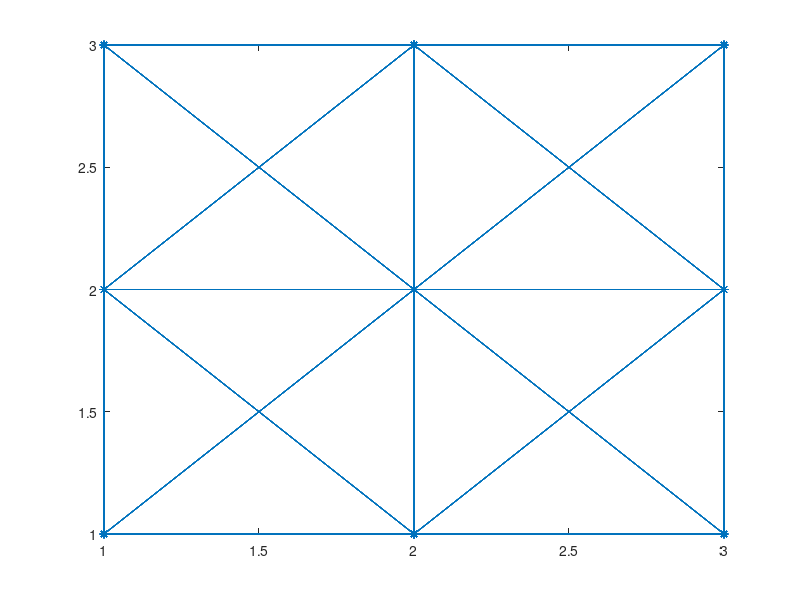

MATLAB code for this plot: (Note: this script raises an error after producing the figure.)
%Testing multi-objective optimization

clear
close all

P_tr_thresh = 0.4;

%build adjacency matrix
%square grid, connected right and down
s =3;
V = s^2;
N = V^2;
i_vals = [];
j_vals = [];
vals = [];
% k_vals = [];

minimum = 0.9;
maximum = 1.0;
P_tr = (maximum - minimum)*rand(V, 1) + minimum;%Prob. of traverse associated with each node. sqrt is to bias towards higher values.
costs = 10*abs(randn(V,1));

for i = 1:V    %letter
   if (mod(i,s) >0) %if it isn't on bottom edge of grid 
    i_vals(end+1) = i; %add node to bottom
    j_vals(end+1) = i+1+V;
    vals(end+1) = (costs(i) + costs(i+1));
   end

   if (mod(i, s) ~=1) %if node isn't on top edge of grid
    i_vals(end+1) = i; %add node to top
    j_vals(end+1) = i-1 +V;
    vals(end+1) = (costs(i) + costs(i-1));
   end
   
   if (i> s) %if vertex isn't on left of grid
    i_vals(end+1) = i ;   %add next node left
    j_vals(end+1) = i - s + V;
    vals(end+1) = (costs(i) + costs(i-s));
       if (mod(i,s) >0) %if it isn't on the bottom edge of grid 
        i_vals(end+1) = i; %add node to diagonal right
        j_vals(end+1) = i+1+V - s;
        vals(end+1) = (costs(i) + costs(i+1-s));
       end
       
       if (mod(i, s) ~=1) %if node isn't on the top edge of grid
        i_vals(end+1) = i; %add node to diagonal left
        j_vals(end+1) = i-1 +V -s;
        vals(end+1) = (costs(i) + costs(i-1-s));
       end
   end
   
   if (i<=(V- s))   %if vertex isn't on right of grid
    i_vals(end+1) = i ;  %add next node right
    j_vals(end+1) = i+s + V;
    vals(end+1) = (costs(i) + costs(i+s));
       if (mod(i,s) >0) %if it isn't on the top edge of grid 
        i_vals(end+1) = i; %add node to diagonal right
        j_vals(end+1) = i+1+V + s;
        vals(end+1) = (costs(i) + costs(i+1+s));
       end

       if (mod(i, s) ~=1) %if node isn't on the bottom edge of grid
        i_vals(end+1) = i; %add node to diagonal left
        j_vals(end+1) = i-1 +V +s;
        vals(end+1) = (costs(i) + costs(i-1+s));
       end
   end
  
end


% vals = ones(length(i_vals),1);
% vals = 10*abs(randn(length(i_vals), 1));  %generate random costs
a= sparse(i_vals, j_vals, vals); %create small sparse matrix
z= sparse(V,V); %blank sparse matrix

adj = [a z z; z a z; z z a; z z z z]; %full adjacency matrix
% spy(adj)




% Coordinates aren't created now because size(adj) is V^2 x V^2, but plot
% should only be sxs.

% %create coordinates
coords = [];


% coords = [1,V];
for i = 1:N
   block_no = ceil(i/V);
   V_no = i - (block_no-1)*V;

   row = mod(V_no,s);
   col = ceil(V_no/s);
      if (row==0) row = s; end
   coords(end+1,:) = [row, col];
end
gplot(adj, coords, '*-')


ind_last = V^4 - V - 1; %index of the end node
col_last = N;   %column of last node
row_last = N-V-1;   %row of last node
V_last = [row_last, col_last ];
num = nnz(adj); %total number of non-zero values in adjacency matrix
[adj_i, adj_j, adj_v] = find(adj); %access rows and columns of adjacency matrix.

P_tr(end) = 1;
%d{i}(1) is minimum cost, d{i}(2) is total P_tr, d{i}(3) is parent node
d{N,1} = [];
for i=(N-V+1):(N) %create d vector to store cost, P_tr, parents for each entry in adj.
   d{i,1} = [0 1 N];
end

%calculate costs, P_tr for current vertex
for i=N:-1:1 %counting back from last populated column in adjacency matrix,
% list_of_nodes_to_visit = V;
% while (~isempty(list_of_nodes_to_visit)  %While the list of nodes to try is not empty
%     [col, list_of_nodes_to_visit] = pop(list_of_nodes_to_visit);         %column of current vertex
    col = i;  
        V_col = mod(col, V);
        if (V_col==0) V_col = V; end
    conns = find(adj(:,col)~=0);    %find entries in column col
    options = [];
    for j=1:length(conns)   %for each connection,
        row = conns(j);             %row of current connection
        V_row = mod(row, V);
        if (V_row==0) V_row = V; end 
        l = size(d{i}(:,1),1);
        p = size(options, 1);
        options(end+1:end+l,1) = d{i}(:,1) + adj(row,col); %cost of each one of d{i} = adj(row,col)
               
        if p>0
           options((p+1):end, 2) = d{i}(:,2)*P_tr(V_row); %calculate P_tr for options
           options((p+1):end, 3) = i; %list parent node for each option.
        else
           options(:, 2) = d{i}(:,2)*P_tr(V_row); %calculate P_tr for options
           options(:, 3) = i; %list parent node for each option.
        end 
        
        for k=1:size(options,1) %if option violates P_tr, set penalty cost
           if options(k,2) < P_tr_thresh
            options(k,1) = options(k,1) + 1000;         
           end
        end
    front = options(1,:);
%     d{conns(j)}(end+1,:) = front;  %populate cost, P_tr, parent.
   
% inner front      
    for k = 2:size(options,1)
       list1 = find(front(:,1) > options(k,1));       %find list of points with greater cost
       list2 = find(front(:,2) > options(k,2));       %find list of points with greater P_tr
    end
    for k=2:size(options,1)
        list1 = find(front(:,1) > options(k,1));       %find list of points with greater cost
        list2 = find(front(:,2) > options(k,2));       %find list of points with greater P_tr
        to_remove = [];
        ind = [];

        for l=1:length(list1)
            ind = find(list1(l) == list2);
           if ~isempty(ind)
            to_remove(end+1) = ind;
           end
        end
        front(list2(to_remove),:) = [];

        if (length(list1) + length(list2) >0)
            t1 = front(:,1) <= options(k,1);
            t2 = front(:,2) < options(k,2);
            if (isempty(find(t1==t2)))
                front(end+1,:) = options(k,:);
            end
        end
    end
    len = size(front, 1);
    d{conns(j)}(end+1:end+len,:) = front;
    end
end

t = 1;
% [val, ind] = min(d{1}(:,1)); %find minimum cost parent at node 1.
best_path = [1];
while (t<N)
    [~, ind] = min(d{t}(:,1));    %find minimum cost path at node t
    best_path(end+1) = d{t}(ind,3);
    t = best_path(end);
end
% path(end+1) = V
[~, ind] = min(d{1}(:,1));
cost = d{1}(ind,1)
Prob_traverse = d{1}(ind,2)
hold on
for i=1:length(best_path)-1  %plot path - STILL NEED TO ADD COORDS
    plot(coords(best_path(i),1), coords(best_path(i),2), 'r*')
    plot([coords(best_path(i),1), coords(best_path(i+1),1)],[coords(best_path(i),2), coords(best_path(i+1),2)], 'r-')    
end
axis off
axis equal
